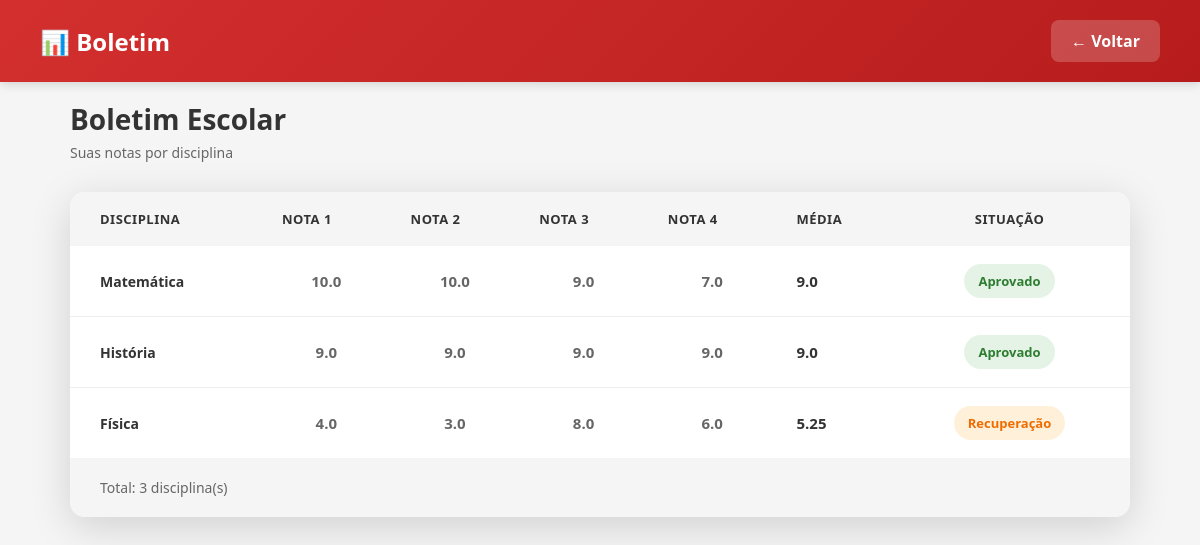
/boletim (signed in), run on the app's committed database.
### tables this page shows
CREATE TABLE notas(
    id INTEGER PRIMARY KEY AUTOINCREMENT,
    aluno_id INTEGER NOT NULL,
    disciplina TEXT NOT NULL,
    nota1 REAL,
    nota2 REAL,
    nota3 REAL,
    nota4 REAL
);

### app.py (the view)
@app.route("/boletim")
def boletim():
    if "usuario" not in session:
        return redirect("/")
    conn = sqlite3.connect("banco.db")
    cursor = conn.cursor()
    cursor.execute("""
                   SELECT
                   alunos.nome,
                   notas.disciplina,
                   notas.nota1,
                   notas.nota2,
                   notas.nota3,
                   notas.nota4
                   FROM notas
                   JOIN alunos
                   ON notas.aluno_id = alunos.id
                   """)
    notas = cursor.fetchall()
    boletim = []
    for nota in notas:
        media = (
            nota[2] +
            nota[3] +
            nota[4] +
            nota[5]
        ) / 4
        if media >= 7:
            situacao = "Aprovado"
        elif media >= 5:
            situacao = "Recuperação"
        else:
            situacao = "Reprovado"
        boletim.append(
            (
                nota[0],
                nota[1],
                nota[2],
                nota[3],
                nota[4],
                nota[5],
                round(media,2),
                situacao
            )
        )
    conn.close()
    return render_template(
        "boletim.html",
        boletim=boletim
    )

### templates/boletim.html (shortened to what this page needs)
<!DOCTYPE html>
<html lang="pt-br">
<head>
    <link rel="stylesheet" href="{{ url_for('static', filename='css/boletim.css') }}">
</head>
<body>
    <div class="header">
        <h1>📊 Boletim</h1>
        <a href="/dashboard_aluno" class="btn-voltar">
            ← Voltar
        </a>
    </div>
    <div class="container">
        <div class="page-header">
            <div>
                <h2>Boletim Escolar</h2>
                <p>Suas notas por disciplina</p>
            </div>
        </div>
        <div class="table-card">
            <div class="table-wrapper">
                <table>
                    <thead>
                        <tr>
                            <th>Disciplina</th>
                            <th>Nota 1</th>
                            <th>Nota 2</th>
                            <th>Nota 3</th>
                            <th>Nota 4</th>
                            <th>Média</th>
                            <th>Situação</th>
                        </tr>
                    </thead>
                    <tbody>
                        {% for nota in boletim %}
                        <tr>
                            <td data-label="Disciplina">
                                {{ nota[1] }}
                            </td>
                            <td data-label="Nota 1" class="nota-cell">
                                {{ nota[2] }}
                            </td>
                            <td data-label="Nota 2" class="nota-cell">
                                {{ nota[3] }}
                            </td>
                            <td data-label="Nota 3" class="nota-cell">
                                {{ nota[4] }}
                            </td>
                            <td data-label="Nota 4" class="nota-cell">
                                {{ nota[5] }}
                            </td>
                            <td data-label="Média" class="media-cell">
                                {{ nota[6] }}
                            </td>
                            <td data-label="Situação">
                                {% if nota[7] == "Aprovado" %}
                                    <span class="situacao aprovado">
                                        {{ nota[7] }}
                                    </span>
                                {% elif nota[7] == "Recuperação" %}
                                    <span class="situacao recuperacao">
                                        {{ nota[7] }}
                                    </span>
                                {% else %}
                                    <span class="situacao reprovado">
                                        {{ nota[7] }}
                                    </span>
                                {% endif %}
                            </td>
                        </tr>
                        {% endfor %}
                    </tbody>
                </table>
            </div>
            <div class="table-footer">
                <p>
                    Total: {{ boletim|length }} disciplina(s)
                </p>
            </div>
        </div>
    </div>
</body>
</html>

### static/css/boletim.css (style rules this page uses)
* { margin: 0; padding: 0; box-sizing: border-box; }
:root { --vermelho: #d32f2f; --vermelho-escuro: #b71c1c; --vermelho-claro: #ff5252; --verde: #4caf50; --laranja: #ff9800; --roxo: #9c27b0; --cinza-escuro: #333333; --cinza-medio: #666666; --cinza-claro: #f5f5f5; --branco: #ffffff; --sombra: rgba(0, 0, 0, 0.1); --sombra-forte: rgba(0, 0, 0, 0.15); }
body { font-family: 'Segoe UI', Tahoma, Geneva, Verdana, sans-serif; background-color: var(--cinza-claro); min-height: 100vh; }
.header { background: linear-gradient(135deg, var(--vermelho) 0%, var(--vermelho-escuro) 100%); color: var(--branco); padding: 20px 40px; display: flex; justify-content: space-between; align-items: center; box-shadow: 0 2px 10px var(--sombra-forte); position: fixed; top: 0; left: 0; right: 0; z-index: 100; }
.header h1 { font-size: 24px; font-weight: 600; display: flex; align-items: center; gap: 12px; }
.header .btn-voltar { background: rgba(255, 255, 255, 0.2); color: var(--branco); padding: 10px 20px; border-radius: 8px; text-decoration: none; font-weight: 600; transition: all 0.3s ease; }
.container { max-width: 1100px; margin: 0 auto; padding: 100px 20px 40px; }
.page-header { display: flex; justify-content: space-between; align-items: center; margin-bottom: 30px; flex-wrap: wrap; gap: 20px; }
.page-header h2 { color: var(--cinza-escuro); font-size: 28px; }
.page-header p { color: var(--cinza-medio); font-size: 14px; margin-top: 5px; }
.table-card { background: var(--branco); border-radius: 15px; box-shadow: 0 10px 40px var(--sombra-forte); overflow: hidden; }
.table-wrapper { overflow-x: auto; }
table { width: 100%; border-collapse: collapse; }
thead { background: var(--cinza-claro); }
thead th { padding: 18px 20px; text-align: left; color: var(--cinza-escuro); font-size: 13px; font-weight: 700; text-transform: uppercase; letter-spacing: 0.5px; white-space: nowrap; }
thead th:first-child { padding-left: 30px; }
thead th:last-child { text-align: center; padding-right: 30px; }
tbody tr { border-bottom: 1px solid #eee; transition: all 0.3s ease; }
tbody tr:last-child { border-bottom: none; }
tbody td { padding: 18px 20px; color: var(--cinza-medio); font-size: 14px; }
tbody td:first-child { padding-left: 30px; font-weight: 600; color: var(--cinza-escuro); }
tbody td:last-child { text-align: center; padding-right: 30px; }
.nota-cell { font-weight: 700; font-size: 15px; min-width: 50px; text-align: center; }
.table-footer { padding: 20px 30px; background: var(--cinza-claro); display: flex; justify-content: space-between; align-items: center; flex-wrap: wrap; gap: 15px; }
.table-footer p { color: var(--cinza-medio); font-size: 14px; }
.media-cell { font-weight: 700; font-size: 15px; color: var(--cinza-escuro); }
.situacao { padding: 8px 14px; border-radius: 20px; font-size: 13px; font-weight: 600; display: inline-block; }
.aprovado { background: rgba(76, 175, 80, 0.15); color: #2e7d32; }
.recuperacao { background: rgba(255, 152, 0, 0.15); color: #ef6c00; }

### data on the page
notas: disciplina "Matemática", nota1 "10.0", nota2 "10.0", nota3 "9.0", nota4 "7.0", nota "Aprovado"
notas: disciplina "História", nota1 "9.0", nota2 "9.0", nota3 "9.0", nota4 "9.0", nota "9.0", nota "Aprovado"
notas: disciplina "Física", nota1 "4.0", nota2 "3.0", nota3 "8.0", nota4 "6.0", nota "5.25", nota "Recuperação"

### other printed values
{{ boletim|length }} "3"
